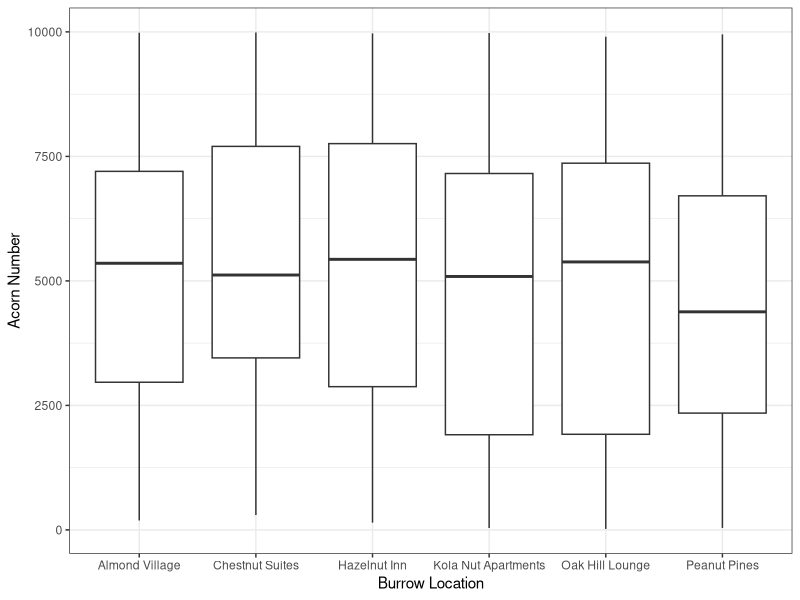
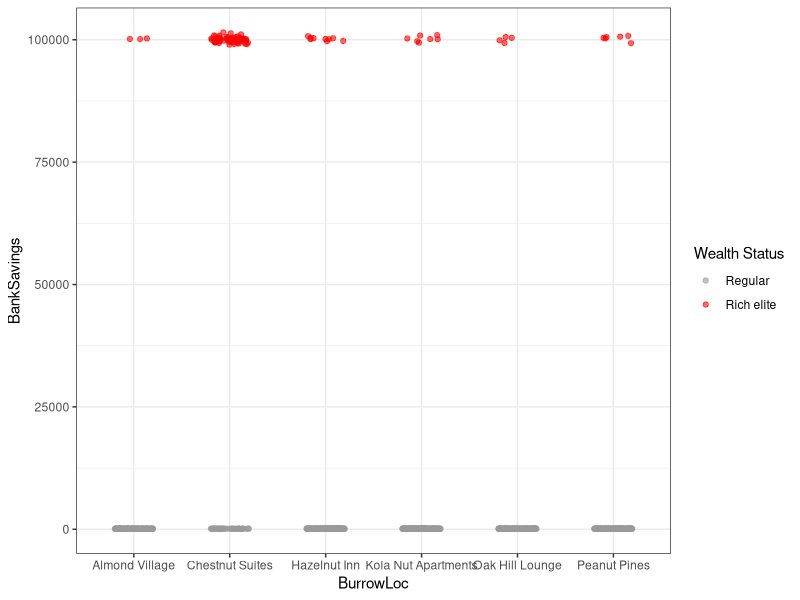
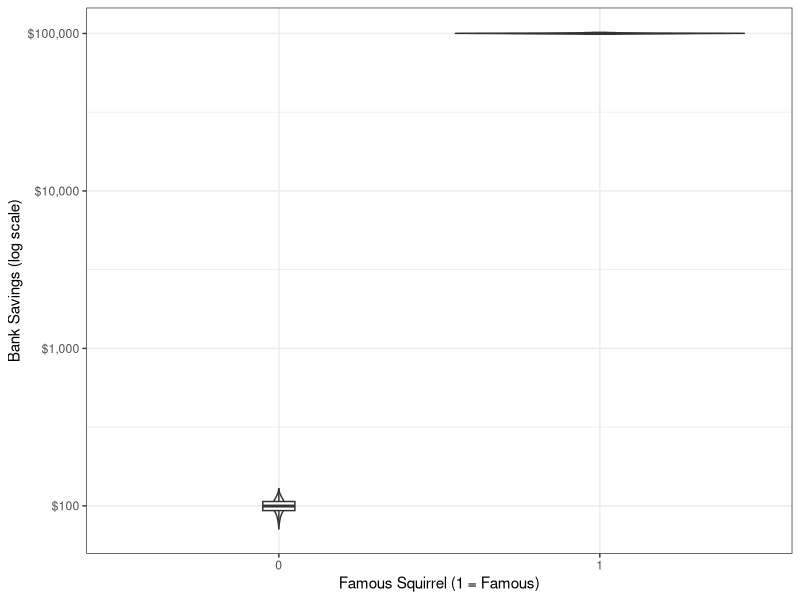

Write R code to recreate these figures, in order.
## ---- chunk 1
#ensure packages are installed
#load the necessary libraries
library(dplyr)
library(purrr)
library(lubridate)
library(ggplot2)


#set seed for reproducibility
set.seed(4274)

#define number of observations (squirrels) to generate
n_squirrels <- 1000

#create an empty dataframe with variable placeholders
syn_dat <- data.frame(
  SquirrelID = numeric(n_squirrels),
  Age = numeric(n_squirrels),
  Gender = character(n_squirrels),
  SquirrelHollywood = integer(n_squirrels),
  BurrowLoc = character(n_squirrels),
  MoveInDate = lubridate::as_date(character(n_squirrels)),
  AcornCount = numeric(n_squirrels),
  BankSavings = numeric(n_squirrels)
)

#Variable 1: SquirrelID
syn_dat$SquirrelID <- 1:n_squirrels

#Variable 2: Age (Numerical)
syn_dat$Age <- round(rnorm(n_squirrels, mean = 8, sd = 3), 1)

#Variable 3: Gender (Categorical)
syn_dat$Gender <- purrr::map_chr(sample(c("Male", "Female"), n_squirrels, replace = TRUE), as.character)

#Variable 4: Famous Status of Squirrel (Binary Variable, 0 = Not Famous, 1 = Famous)
syn_dat$SquirrelHollywood <- purrr::map_int(sample(0:1, n_squirrels, replace = TRUE, prob = c(0.90, 0.10)), as.integer)

#Variable 5: Burrow Location (Categorical)
##Assign Burrow Names
burrows <- c(
  "Chestnut Suites",
  "Oak Hill Lounge",
  "Hazelnut Inn",
  "Peanut Pines",
  "Almond Village",
  "Kola Nut Apartments"
)

#Assign probability of famous squirrel living in Chestnut Suites
prob_hollywood <- c(0.75, 0.05, 0.05, 0.05, 0.05, 0.05)
# A 75% chance of Chestnut Suites for famous squirrels

#Assign probability of nonfamous squirrel living anywhere
prob_regular <- c(0.05, 0.20, 0.20, 0.20, 0.15, 0.20)
# A 5% chance of Chestnut Suites for nonfamous squirrels

#Generate Burrow
syn_dat$BurrowLoc <- purrr::map_chr(
  syn_dat$SquirrelHollywood,
  function(h) {
    sample(
      burrows,
      size = 1,
      prob = if (h == 1) prob_hollywood else prob_regular
    )
  }
)

#Variable 6: Move-in Date (Date Variable)
syn_dat$MoveInDate <- lubridate::as_date(sample(seq(from = lubridate::as_date("2020-01-01"), to = lubridate::as_date("2025-12-31"), by = "days"), n_squirrels, replace = TRUE))

#Variable 7: Acorn Count (numerical)
syn_dat$AcornCount <- round(runif(n_squirrels, min = 5, max = 10000))

#Variable 8: Bank Savings (numerical)
syn_dat$BankSavings[syn_dat$SquirrelHollywood == 0] <- round(rnorm(sum(syn_dat$SquirrelHollywood == 0), mean = 100, sd = 10), 1)
syn_dat$BankSavings[syn_dat$SquirrelHollywood == 1] <- round(rnorm(sum(syn_dat$SquirrelHollywood == 1), mean = 100000, sd = 500), 1)

#Print the first few rows of the data
head(syn_dat)

#Save the simulated data to a CSV file
write.csv(syn_dat, "syn_dat_squirreltown.csv", row.names = FALSE)

#Preview the generated synthetic data
summary(syn_dat)

#Boxplot for Acorn Count and Bank Savings for Squirrels in Various Homes
ggplot(syn_dat, aes(x = BurrowLoc, y = AcornCount)) +
  geom_boxplot() +
  labs(x = "Burrow Location", y = "Acorn Number") +
  theme_bw()

#We see that the number of acorns per squirrel does not differ wildly across the burrow locations

#Jitter plot to highlight the rich squirrels with higher savings having a higher success rate of getting into Chestnut Suites
ggplot(syn_dat, aes(x = BurrowLoc, y = BankSavings)) +
  geom_jitter(
    aes(color = BankSavings > 80000),
    width = 0.2,
    alpha = 0.6
  ) +
  scale_color_manual(
    name = "Wealth Status",
    values = c("FALSE" = "gray60", "TRUE" = "red"),
    labels = c("Regular", "Rich elite")
  ) +
  theme_bw()

#A Violin plot to highlight the wealth inequality between famous and nonfamous squirrels
ggplot(syn_dat, aes(x = factor(SquirrelHollywood), y = BankSavings)) +
  geom_violin(alpha = 0.6) +
  geom_boxplot(width = 0.1, outlier.shape = NA) +
  scale_y_log10(labels = scales::dollar) +
  theme_bw() +
  labs(x = "Famous Squirrel (1 = Famous)", y = "Bank Savings (log scale)")

# Fit a logistic regression of Fame Status of Squirrels based on their Burrow Location
model <- glm(SquirrelHollywood ~ BurrowLoc,
             data = syn_dat,
             family = binomial)

#View Summary of Model
summary(model)

# Fit a logistic regression of Bank Savings of these Squirrels based on their Burrow Location

model2 <- lm(BankSavings ~ BurrowLoc, data = syn_dat)
summary(model2)

#Taken together, it appears that Burrow Location is a statistically strong indicator of fame status of squirrels, with being a resident of Chestnut Suites giving a statistically significant predictor of being a rich elite famous squirrel. In addition, burrow location, specifically Chestnut Suites, was a strong predictor of the bank savings of these squirrels, indicating that these Chestnut Suites squirrels are likely to have higher levels of savings.
